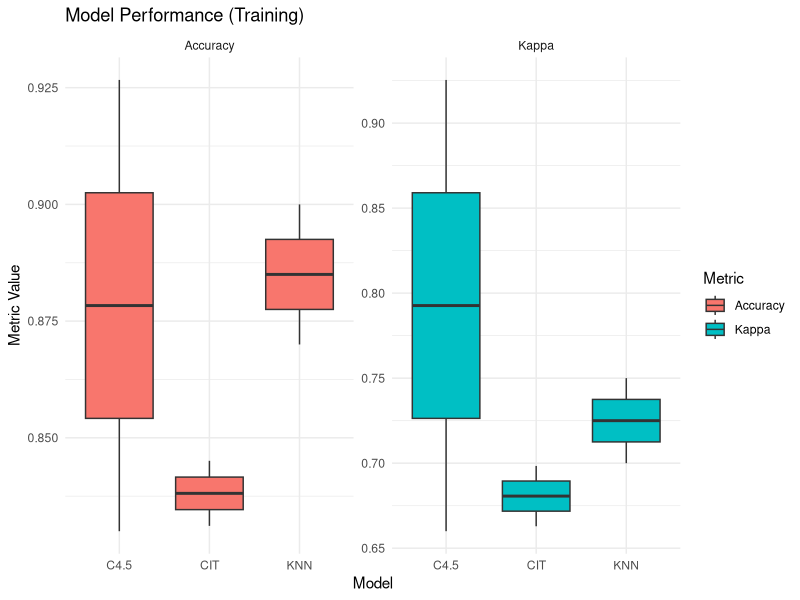
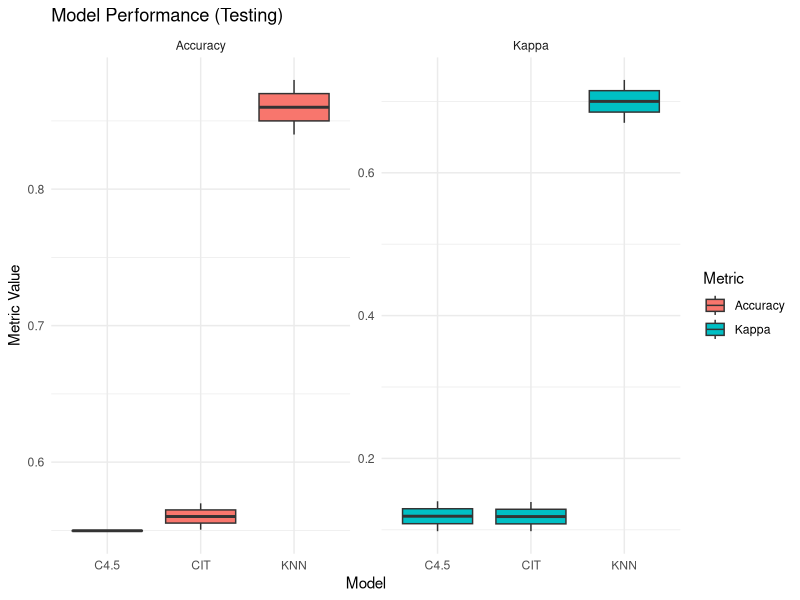
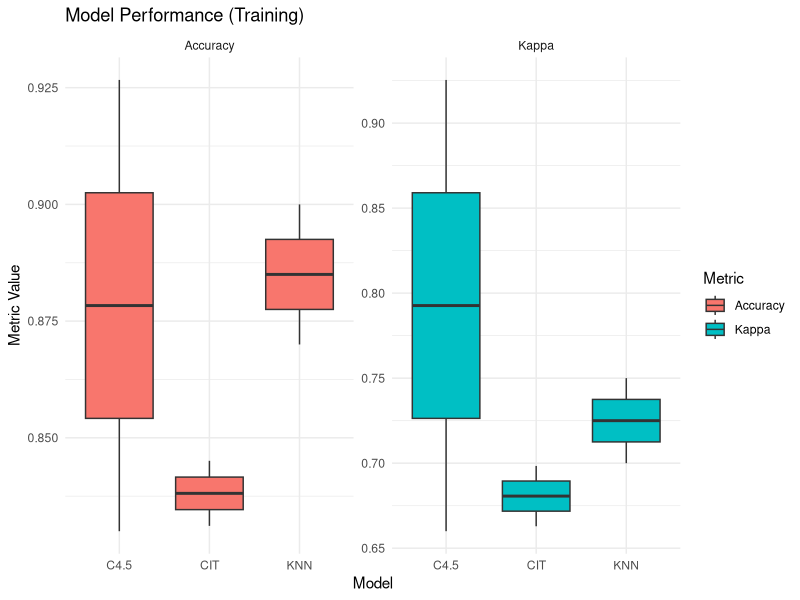

These charts were generated, in order, by the following R code: (Note: this script raises an error after producing the figures.)
library(ggplot2)
library(reshape2)

# Create a dataframe with model performance metrics for Training and Testing
results <- data.frame(
  Model = rep(c("CIT", "C4.5", "KNN"), each = 4),
  Type = rep(c("Training", "Testing"), times = 6),
  Accuracy = c(0.8311304, 0.5698, 0.845072, 0.5505, 0.9266522, 0.5494, 0.83, 0.55, 0.87, 0.84, 0.90, 0.88),
  Kappa = c(0.6629013, 0.139, 0.6983570, 0.0981, 0.9253972, 0.0981, 0.66, 0.14, 0.70, 0.67, 0.75, 0.73)
)

# Melt the dataframe for ggplot
results_melted <- melt(results, id.vars = c("Model", "Type"),
                       measure.vars = c("Accuracy", "Kappa"),
                       variable.name = "Metric",
                       value.name = "Value")

# Plot for Training data
p1 <- ggplot(data = results_melted[results_melted$Type == "Training", ], aes(x = Model, y = Value, fill = Metric)) +
  geom_boxplot() +
  facet_wrap(~ Metric, scales = "free") +
  labs(title = "Model Performance (Training)", x = "Model", y = "Metric Value") +
  theme_minimal()

# Plot for Testing data
p2 <- ggplot(data = results_melted[results_melted$Type == "Testing", ], aes(x = Model, y = Value, fill = Metric)) +
  geom_boxplot() +
  facet_wrap(~ Metric, scales = "free") +
  labs(title = "Model Performance (Testing)", x = "Model", y = "Metric Value") +
  theme_minimal()

# Print the plots
print(p1)
print(p2)


p2 <- ggplot(results_melted[results_melted$Type == "Testing", ], aes(x = Model, y = value, fill = Metric)) +
  geom_boxplot() +
  facet_wrap(~Metric, scales = "free_y") +
  labs(title = "Model Performance Comparison - Testing",
       x = "Model",
       y = "Value") +
  theme_minimal()

# Print the plots
print(p1)
print(p2)
